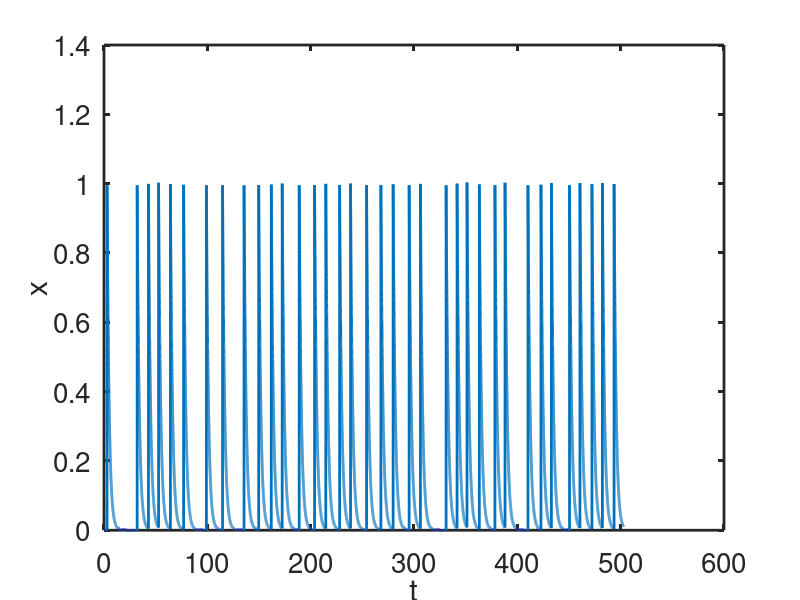
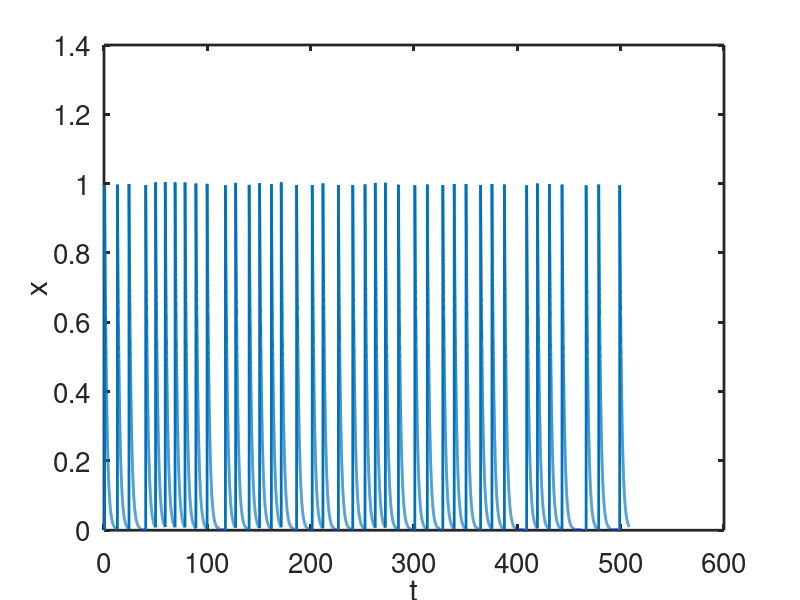
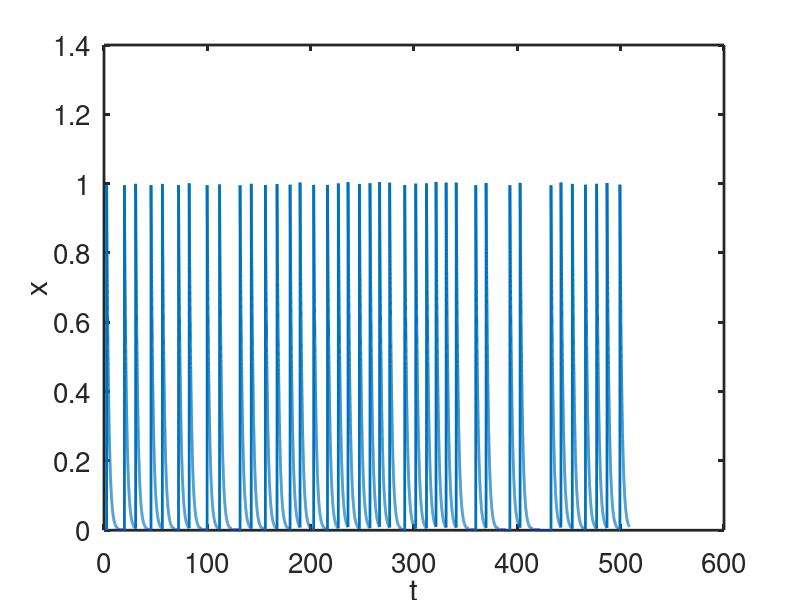
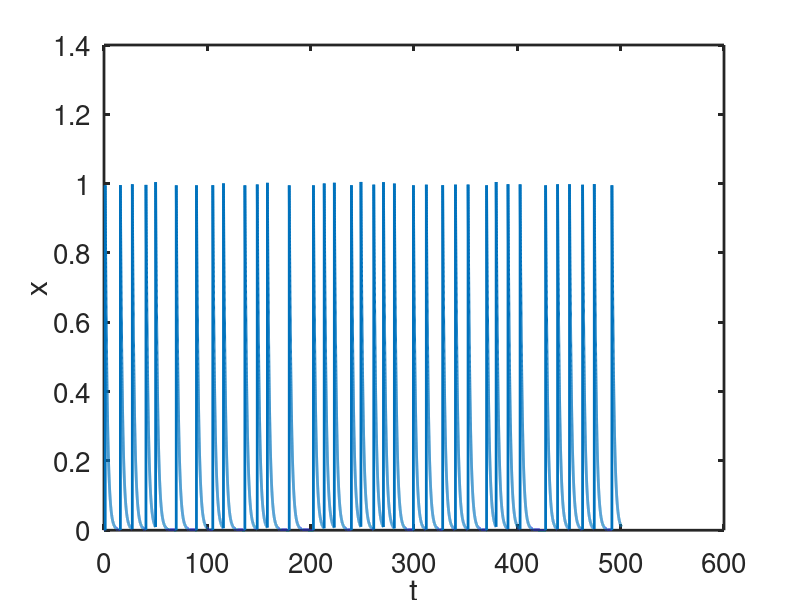

Write the MATLAB code that produced these figures, in order.

%  -------------------------------------------------------------------
%
%   Compute a stochastic train of spikes in a simple model.
%
%   For Chapter 7, Section 7.10.1 of
%   Keener and Sneyd, Mathematical Physiology, 3rd Edition, Springer.
% 
%   Written by James Keener and James Sneyd.
% 
%  ------------------------------------------------------------------- 

clear all
close all
clc
set(0,                           ...
    'defaultaxesfontsize', 20,   ...
    'defaultaxeslinewidth', 2.0, ...
    'defaultlinelinewidth', 2.0);

global x0
N = 50000;
delt = 0.01;
k = 0.5;
x0 = 0.01;  % The system can be reactivated only when x<x0

nthresh = 10; %# of different runs % use 40 for a mu/sigma plot in the text, 

thresh = linspace(0.997,0.9995,nthresh); 
% for a mu/sigma plot
% thresh = linspace(0.999,0.999,nthresh);           % for a single run
 mu = zeros(nthresh,1);                              % initialization
sig = mu;                                           % initialization

for j = 1:nthresh
    threshold = thresh(j);
    In = rand(N,1);
    init = 0;  % first starting point
    x1=0;
   
    Tkeep = [0];
    i = 0;
T = [0];
tend = T(end);
Xkeep = [0];

    while i<N
        % find the next spike time
        nn = find(In(i+1:end)>threshold);
        if(~isempty(nn))
        ndx = min(nn);  % this is how many time steps to take
newt = [1:ndx]*delt;

% integrate the de until the next spike time:
 % tspan = [0 newt];
        %[dT,X] = ode15s(@(t,x)rhs(t,x,k),tspan,x1);
Xkeep  = [Xkeep x1*exp(-k*newt)]; %no need to integrate when the analytical solution is known
T = [T tend+newt];
tend = T(end);
Tkeep = [Tkeep tend];
x1=Xkeep(end)+1;  % add the jump
 %here we are using that decay is exponential.  For a more complicated de,
 %numerical integration is required
 % integrate the de until threshold x0 is reached
 %tspan = [0:delt:10]; % we only use a fraction of these times
 
  %[dT,X] = ode15s(@(t,x)rhs(t,x,k),tspan,x1, odeset('Events',@events));
%dt =dT(end);
 dt=-log(x0/x1)/k; %time to get back to recovery, since the analytical solution is known
 
 ndt = fix(dt/delt); % number of time steps to get back to recovery
 newt = [1:ndt]*delt;
 %Xkeep = [Xkeep X(1:end-1)]; using the integrated solution

 Xkeep = [Xkeep x1*exp(-k*newt)];
 T = [T tend+newt];
 tend = T(end); % x will be below threshold on the next time step
 i = length(T);
 x1 = Xkeep(end);  % this is the starting value for the next integration
        else
            i=N;
        end
    end
 
   
    figure(j)
    plot(T,Xkeep)
    xlabel('t')
    ylabel('x')
    ISI = Tkeep(2:end) - Tkeep(1:end-1);            % the interspike intervals
    mu(j) = mean(ISI);
    sig(j) = std(ISI);
end

figure(10)
plot(mu,sig,'o')
hold on

% Add the linear fit to the plot
p = polyfit(mu,sig,1)
xp = linspace(9,35,100);
plot(xp,polyval(p,xp));
xlabel('\mu')
ylabel('\sigma')

%% ode equations

function out = rhs(t,x,k)
out = -k*x;
end 

%%%%%%%%%%%%%%%%%%%%%%%%%%%%%%%%%%%%%%%%%
function [value, isterminal,direction] = events(t,x)
  
global x0
direction = 0;
value = x-x0;
isterminal = 1;
end
